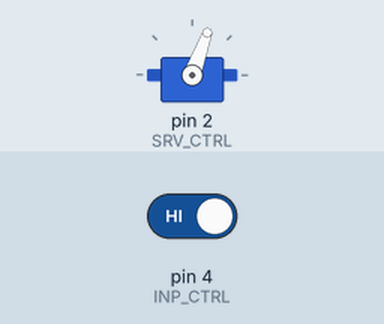
This sketch was run on a simulated Arduino Uno, built with avr-gcc and run on an emulated ATmega328P. Parts: servo. The inputs (shaded band) are chosen by the test bench; at power-on: pin 4 (INP_CTRL) HIGH.

Above: at 1.1 s.
1.2 s: pin 4 (INP_CTRL) driven LOW
Timing chart, 0 to 4.2 s (numbered marks = the images above; inputs shaded):
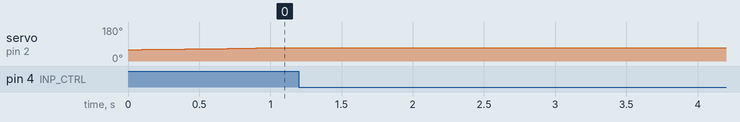

The sketch:

m2_int.ino
```cpp
#include <Servo.h>
#define SRV_CTRL 2
#define PWR_LASR 3
#define INP_CTRL 4
#define INP_TRGT 5
#define STANDBY 1
#define TRIPPED 0

Servo laserServo;

void acquireTargetLock(int range, int offset) {
  while (true) {
    for (int i = (90 - range) - offset; i < 90 + range + 1 - offset; i++) {
      laserServo.write(i);
      delay(100);
      if (digitalRead(INP_CTRL) == TRIPPED ) {
        return;
      }
    }
  }
}

void setup() {
  // Set up tech
  laserServo.attach(SRV_CTRL);
  Serial.begin(9600);

  acquireTargetLock(20, 10);
}
void loop() {
}
```

Measured:
- after the input at 1.2 s, servo on pin 2 (SRV_CTRL): stays 71° (without the input it goes to 72° after 0.00 s)
